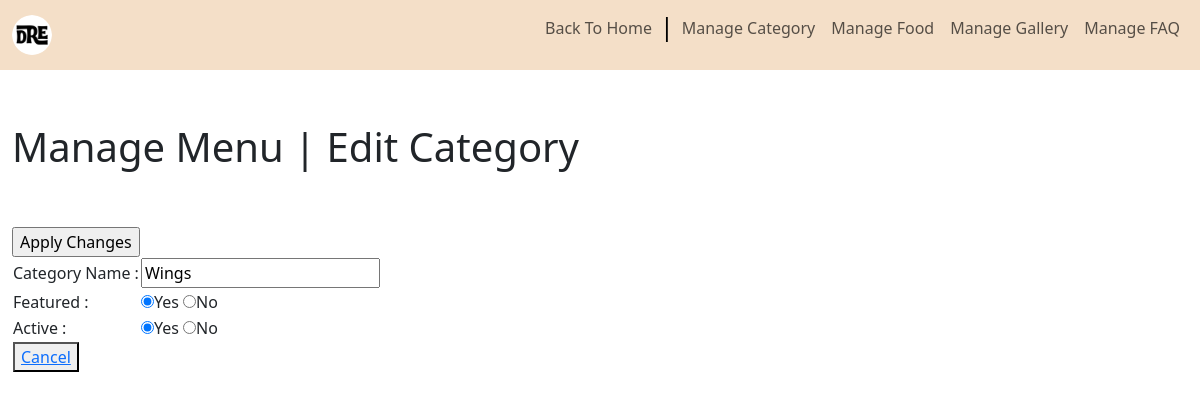
Screenshot of /Dash/edit_category.php?id=12 (signed in) with the database file from the repository.
### tables this page shows
CREATE TABLE `drecategorydb` (
  `id` int(10) NOT NULL AUTO_INCREMENT,
  `title` varchar(100) NOT NULL,
  `featured` varchar(10) NOT NULL,
  `active` varchar(10) NOT NULL,
  PRIMARY KEY (`id`)
);

### Dash/edit_category.php (the view, shortened to what this page needs)
<?php
if (isset($_SESSION["user_id"])) {
    $mysqli = require __DIR__ . "/database.php";
    $sql = "SELECT * FROM user
            WHERE id = {$_SESSION["user_id"]}";
    $result = $mysqli->query($sql);
    $user = $result->fetch_assoc();
}
?>
<!DOCTYPE html>
<html lang="en">
<head>
    <link rel="stylesheet" href="../Res/CSS/main.css">
    <link rel="stylesheet" href="style.css">
    <link rel="stylesheet" href="../Res/Bootstrap/css/bootstrap.min.css">
</head>
<body>
<?php if (isset($user)): ?>
    <?php if ($user["access_level"] == "admin"): ?>
      <?php include ("../Res/preperals/nav_bar_Admin.php"); ?>
    <div class="container-fluid manage-items main">
      <div class="glass-filter">
        <br><br>
      <p class="h1">Manage Menu | Edit Category</p>
      <br><br>
      <?php
      if (isset($_GET['id'])){
        $id = $_GET['id'];
        $sqlt = "SELECT * FROM drecategorydb WHERE id = $id";
        $resulte = mysqli_query($mysqli, $sqlt);
        $count = mysqli_num_rows($resulte);
        if ($count==1){
          $row = mysqli_fetch_array($resulte);
          $title = $row['title'];
          $featured = $row['featured'];
          $active = $row['active'];
        }else{
          $_SESSION['edit'] = "<div class='alert alert-danger'><strong>Error!</strong> Category Not Found :<.</div>";
          header('location:'.SITEURL.'manage_category.php');
        }
      }else{
      }
      ?>
      <form action="" method="post" enctype="multipart/form-data">
        <table>
          <tr>
            <td>Category Name : </td>
            <td><input type="text" name="CategoryName" id="pname" placeholder="Title" value="<?php echo $title;?>" required></td>
          </tr>
          <tr>
            <td>Featured : </td>
            <td>
              <input <?php if($featured=="Yes"){echo "Checked";}?> type="radio" name="featured" id="Yes" value="Yes">Yes
              <input <?php if($featured=="No"){echo "Checked";}?> type="radio" name="featured" id="No" value="No">No
            </td>
          </tr>
          <tr>
            <td>Active : </td>
            <td>
              <input <?php if($active=="Yes"){echo "Checked";}?> type="radio" name="active" id="Yes" value="Yes">Yes
              <input <?php if($active=="No"){echo "Checked";}?> type="radio" name="active" id="No" value="No">No
            </td>
          </tr>
          <tr>
            <input type="submit" name="submit" value="Apply Changes" class="btn-secondary">
            <td><button><a href="manage_category.php" class="btn-secondary">Cancel</a></button></td>
          </tr>
        </table>
      </form>
      </div>
    </div>
    <?php else:?>
      <div class="main">
        <h1 style="color: white; margin: auto auto; display: block;">Why Are You Here?</h1>
        </div>
        <?php endif;?>
    <?php else:?>
      <div class="main">
        <h1 style="color: white; margin: auto auto; display: block;">Why Are You Here?</h1>
        </div>
    <?php endif;?>
</html>

### Res/CSS/main.css (style rules this page uses)
body { padding: 0%; }

### Res/preperals/stylenav.css (style rules this page uses)
.main { margin-top: 5px; }

### rows the page displays
drecategorydb: CategoryName "Wings", featured "☑", active "☑"
